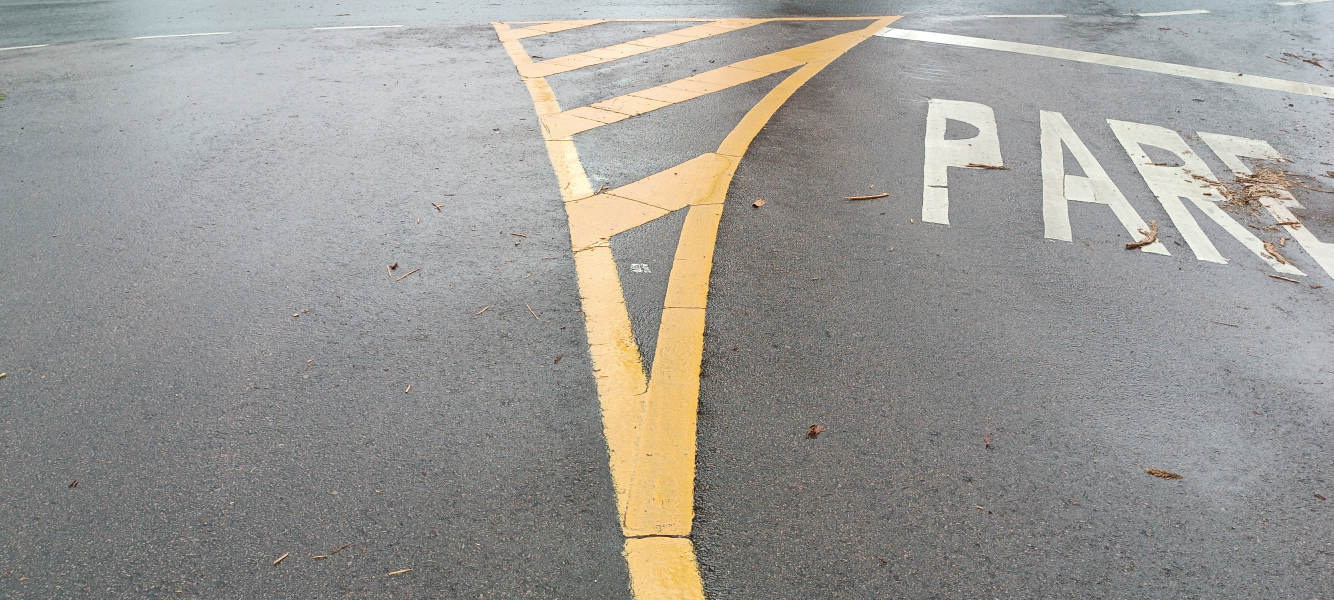
#> input picture study/random/IMG_20240218_105450.jpg, 4000 x 1800 px, found by its file name (shown at 1/3 size)
$ python image-thresholding-invert.py
#> lines starting #> are read from the running program, lines starting #| are printed output that depends on the picture; after the words box and inside, x2 and y2 are one past the last pixel; in counts of white or black regions, pixels touching at a corner belong together
# Applying thresholding (limiarização)
import cv2

# Carregar a imagem
image = cv2.imread('IMG_20240218_105450.jpg')
#> image is the input picture: shape (1800, 4000, 3); mean B, G, R 148.5, 152.7, 154.4

# Converter a imagem para tons de cinza
gray_image = cv2.cvtColor(image, cv2.COLOR_BGR2GRAY)
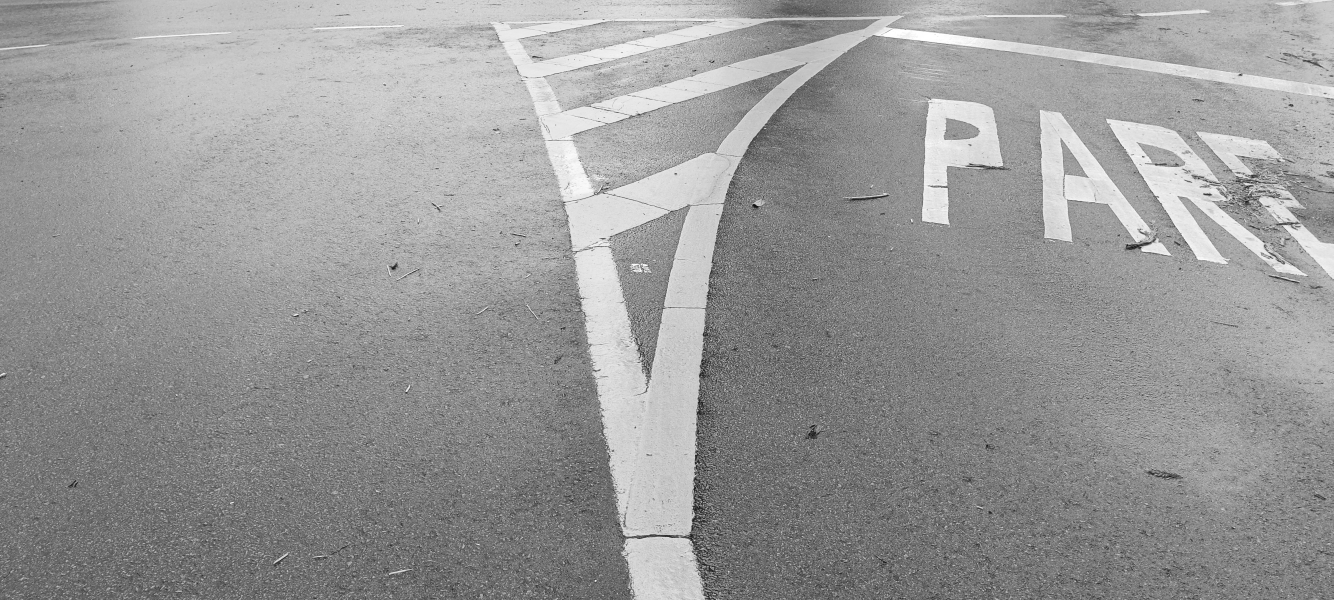
#> gray_image: shape (1800, 4000) (shown at 1/3 size); min 1, max 255, mean 152.7

# Aplicar limiarização
_, thresholded_image = cv2.threshold(gray_image, 240, 255, cv2.THRESH_BINARY_INV)
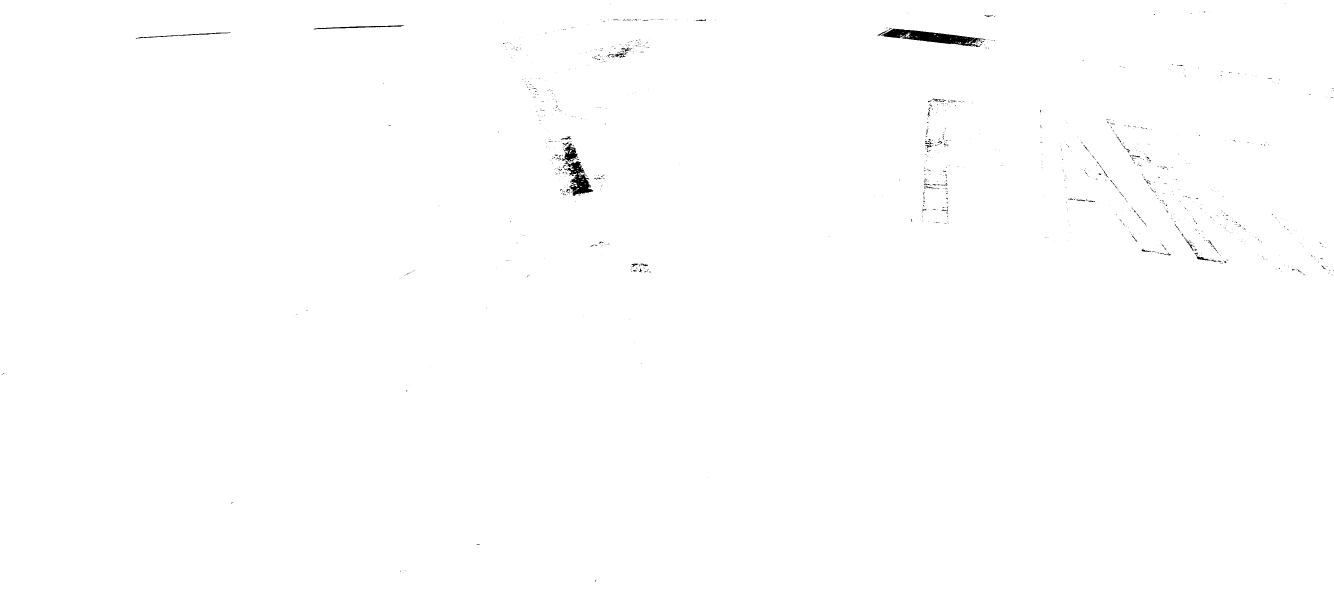
#> thresholded_image: shape (1800, 4000) (shown at 1/3 size); 99.7% white; 1376 black regions (1298 under 20 px), largest, box (x1, y1, x2, y2) and area: (2643, 86, 2957, 141) 6982, (1692, 482, 1779, 588) 3870, (1686, 430, 1738, 484) 1242

# Salvar a imagem limiarizada
#cv2.imwrite('gray_image_thresholded.jpg', thresholded_image)

# Exibir a imagem limiarizada (opcional)
cv2.namedWindow('Thresholded Gray Image', cv2.WINDOW_NORMAL)
cv2.resizeWindow('Thresholded Gray Image', 1800, 800)
cv2.imshow('Thresholded Gray Image', gray_image)
cv2.waitKey(0)
cv2.destroyAllWindows()

$ run again, with study/random/random7.jpg copied over study/random/IMG_20240218_105450.jpg
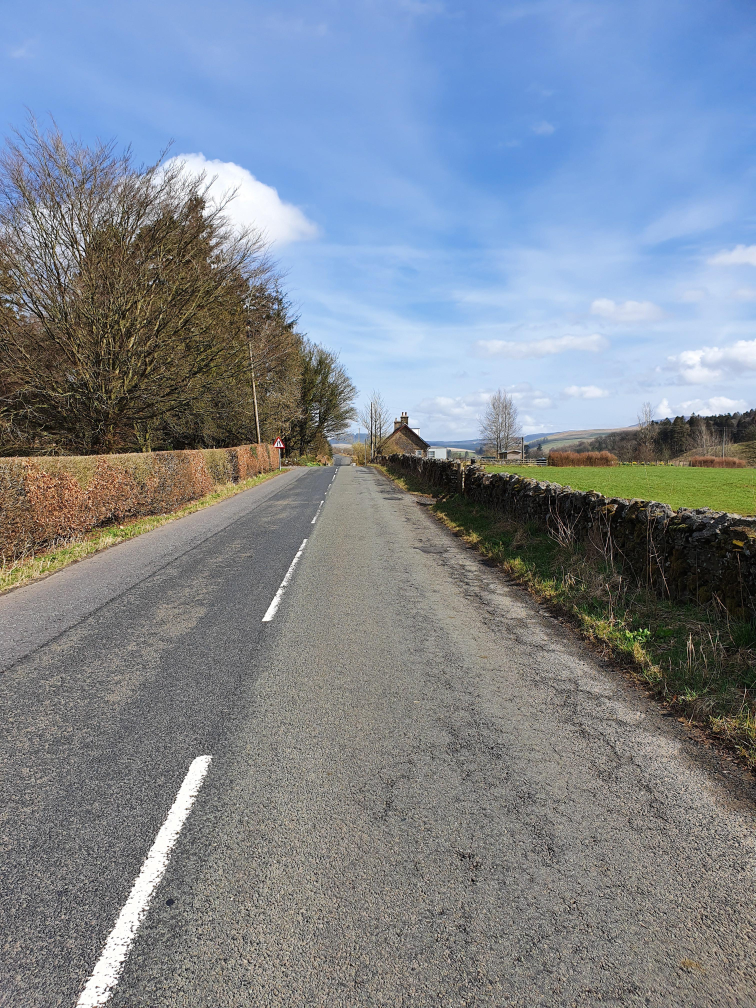
#> input picture study/random/random7.jpg, 3024 x 4032 px, found by its file name (shown at 1/4 size)
#> image is the input picture: shape (4032, 3024, 3); mean B, G, R 144.4, 134.2, 125.9
#> `gray_image = cv2.cvtColor(image, cv2.COLOR_BGR2GRAY)`:
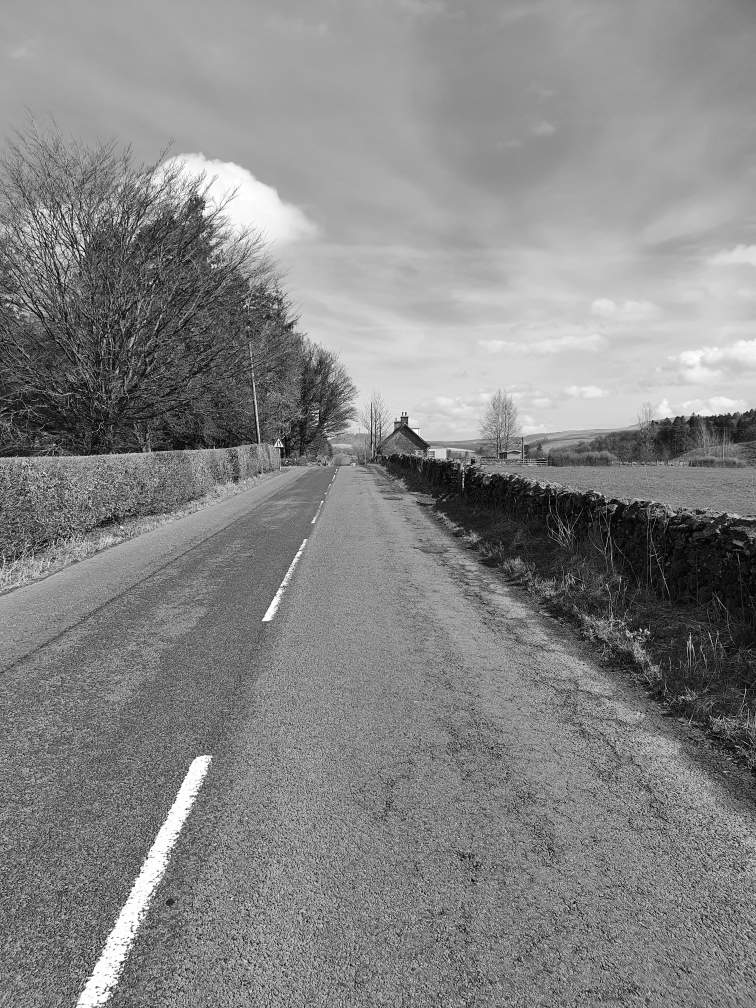
#> gray_image: shape (4032, 3024) (shown at 1/4 size); min 0, max 255, mean 132.9
#> `_, thresholded_image = cv2.threshold(gray_image, 240, 255, cv2.THRESH_..`:
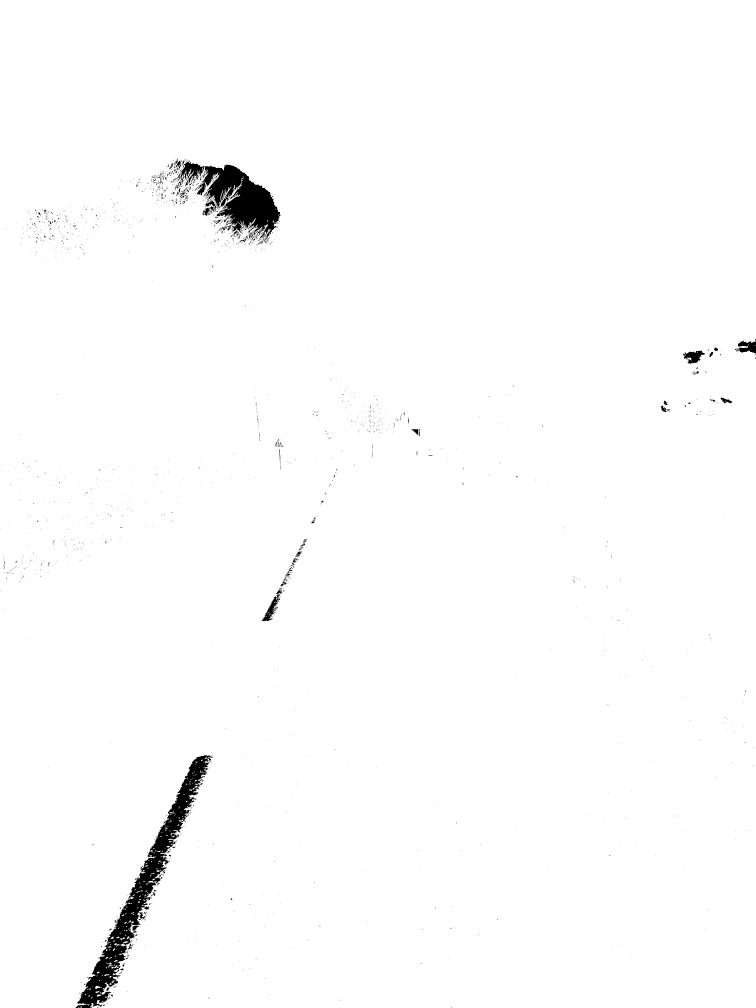
#> thresholded_image: shape (4032, 3024) (shown at 1/4 size); 98.8% white; 3005 black regions (2833 under 20 px), largest, box (x1, y1, x2, y2) and area: (302, 3021, 854, 4032) 73345, (787, 657, 1124, 968) 48056, (722, 643, 820, 744) 3948
